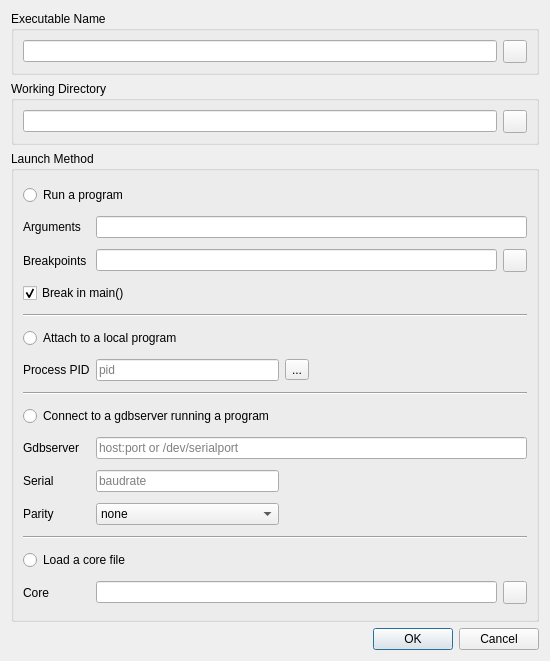
<?xml version="1.0" encoding="UTF-8"?>
<ui version="4.0">
 <class>SeerDebugDialogForm</class>
 <widget class="QDialog" name="SeerDebugDialogForm">
  <property name="geometry">
   <rect>
    <x>0</x>
    <y>0</y>
    <width>550</width>
    <height>661</height>
   </rect>
  </property>
  <property name="windowTitle">
   <string>Select Executable to Debug</string>
  </property>
  <layout class="QGridLayout" name="gridLayout_4">
   <item row="0" column="0">
    <widget class="QGroupBox" name="executableNameGroupBox">
     <property name="title">
      <string>Executable Name</string>
     </property>
     <property name="alignment">
      <set>Qt::AlignLeading|Qt::AlignLeft|Qt::AlignTop</set>
     </property>
     <property name="flat">
      <bool>false</bool>
     </property>
     <layout class="QGridLayout" name="gridLayout_2">
      <item row="0" column="0">
       <widget class="QLineEdit" name="executableNameLineEdit">
        <property name="sizePolicy">
         <sizepolicy hsizetype="Expanding" vsizetype="Fixed">
          <horstretch>0</horstretch>
          <verstretch>0</verstretch>
         </sizepolicy>
        </property>
        <property name="toolTip">
         <string>The path and name of an executable to debug.</string>
        </property>
        <property name="clearButtonEnabled">
         <bool>true</bool>
        </property>
       </widget>
      </item>
      <item row="0" column="1">
       <widget class="QToolButton" name="executableNameToolButton">
        <property name="sizePolicy">
         <sizepolicy hsizetype="Minimum" vsizetype="Fixed">
          <horstretch>0</horstretch>
          <verstretch>0</verstretch>
         </sizepolicy>
        </property>
        <property name="toolTip">
         <string>Open a dialog to select an executable.</string>
        </property>
        <property name="text">
         <string/>
        </property>
        <property name="icon">
         <iconset resource="../SeeDataStructureRc.qrc">
          <normaloff>:/resources/RelaxLightIcons/document-open.svg</normaloff>:/resources/RelaxLightIcons/document-open.svg</iconset>
        </property>
       </widget>
      </item>
     </layout>
    </widget>
   </item>
   <item row="3" column="0">
    <widget class="QDialogButtonBox" name="buttonBox">
     <property name="orientation">
      <enum>Qt::Horizontal</enum>
     </property>
     <property name="standardButtons">
      <set>QDialogButtonBox::Cancel|QDialogButtonBox::Ok</set>
     </property>
    </widget>
   </item>
   <item row="2" column="0">
    <widget class="QGroupBox" name="launchMethodGroupBox">
     <property name="sizePolicy">
      <sizepolicy hsizetype="Preferred" vsizetype="Preferred">
       <horstretch>0</horstretch>
       <verstretch>100</verstretch>
      </sizepolicy>
     </property>
     <property name="title">
      <string>Launch Method</string>
     </property>
     <layout class="QHBoxLayout" name="horizontalLayout">
      <item>
       <layout class="QGridLayout" name="launchMethodGridLayout">
        <item row="2" column="1" colspan="3">
         <widget class="QLineEdit" name="loadBreakpointsFilenameLineEdit">
          <property name="sizePolicy">
           <sizepolicy hsizetype="Expanding" vsizetype="Fixed">
            <horstretch>100</horstretch>
            <verstretch>0</verstretch>
           </sizepolicy>
          </property>
          <property name="toolTip">
           <string>A file containing previously saved breakpoints.</string>
          </property>
          <property name="clearButtonEnabled">
           <bool>true</bool>
          </property>
         </widget>
        </item>
        <item row="10" column="0">
         <widget class="QLabel" name="connectProgramSerialLabel">
          <property name="text">
           <string>Serial</string>
          </property>
         </widget>
        </item>
        <item row="10" column="3" colspan="2">
         <spacer name="horizontalSpacer_1">
          <property name="orientation">
           <enum>Qt::Horizontal</enum>
          </property>
          <property name="sizeType">
           <enum>QSizePolicy::Preferred</enum>
          </property>
          <property name="sizeHint" stdset="0">
           <size>
            <width>298</width>
            <height>22</height>
           </size>
          </property>
         </spacer>
        </item>
        <item row="6" column="0">
         <widget class="QLabel" name="attachProgramPidLabel">
          <property name="text">
           <string>Process PID</string>
          </property>
         </widget>
        </item>
        <item row="11" column="1">
         <widget class="QComboBox" name="connectProgramParityComboBox">
          <property name="toolTip">
           <string>Serial port parity setting.</string>
          </property>
          <item>
           <property name="text">
            <string>none</string>
           </property>
          </item>
          <item>
           <property name="text">
            <string>odd</string>
           </property>
          </item>
          <item>
           <property name="text">
            <string>even</string>
           </property>
          </item>
         </widget>
        </item>
        <item row="7" column="0" colspan="5">
         <widget class="Line" name="line_2">
          <property name="orientation">
           <enum>Qt::Horizontal</enum>
          </property>
         </widget>
        </item>
        <item row="9" column="0">
         <widget class="QLabel" name="connectProgramHostPortLabel">
          <property name="text">
           <string>Gdbserver</string>
          </property>
         </widget>
        </item>
        <item row="5" column="0" colspan="2">
         <widget class="QRadioButton" name="attachProgramRadioButton">
          <property name="toolTip">
           <string>Attach to an already running program.</string>
          </property>
          <property name="text">
           <string>Attach to a local program</string>
          </property>
         </widget>
        </item>
        <item row="13" column="0" colspan="2">
         <widget class="QRadioButton" name="loadCoreRadioButton">
          <property name="toolTip">
           <string>Load a core file to debug.</string>
          </property>
          <property name="text">
           <string>Load a core file</string>
          </property>
         </widget>
        </item>
        <item row="3" column="0" colspan="2">
         <widget class="QCheckBox" name="runProgramBreakInMainCheckBox">
          <property name="toolTip">
           <string>Set a breakpoint in main() before running program.</string>
          </property>
          <property name="text">
           <string>Break in main()</string>
          </property>
          <property name="checked">
           <bool>true</bool>
          </property>
          <property name="tristate">
           <bool>false</bool>
          </property>
         </widget>
        </item>
        <item row="12" column="0" colspan="5">
         <widget class="Line" name="line_3">
          <property name="orientation">
           <enum>Qt::Horizontal</enum>
          </property>
         </widget>
        </item>
        <item row="6" column="1">
         <widget class="QLineEdit" name="attachProgramPidLineEdit">
          <property name="sizePolicy">
           <sizepolicy hsizetype="Expanding" vsizetype="Fixed">
            <horstretch>100</horstretch>
            <verstretch>0</verstretch>
           </sizepolicy>
          </property>
          <property name="toolTip">
           <string>The process pid.</string>
          </property>
          <property name="inputMask">
           <string>999999</string>
          </property>
          <property name="placeholderText">
           <string>pid</string>
          </property>
          <property name="clearButtonEnabled">
           <bool>true</bool>
          </property>
         </widget>
        </item>
        <item row="1" column="0">
         <widget class="QLabel" name="runProgramArgumentsLabel">
          <property name="text">
           <string>Arguments</string>
          </property>
         </widget>
        </item>
        <item row="10" column="1">
         <widget class="QLineEdit" name="connectProgramBaudLineEdit">
          <property name="sizePolicy">
           <sizepolicy hsizetype="Expanding" vsizetype="Fixed">
            <horstretch>100</horstretch>
            <verstretch>0</verstretch>
           </sizepolicy>
          </property>
          <property name="toolTip">
           <string>Serial port baud rate.</string>
          </property>
          <property name="inputMask">
           <string>999999</string>
          </property>
          <property name="placeholderText">
           <string>baudrate</string>
          </property>
          <property name="clearButtonEnabled">
           <bool>true</bool>
          </property>
         </widget>
        </item>
        <item row="2" column="0">
         <widget class="QLabel" name="loadBreakpointsFilenameLabel">
          <property name="text">
           <string>Breakpoints</string>
          </property>
         </widget>
        </item>
        <item row="11" column="0">
         <widget class="QLabel" name="connectProgramParityLabel">
          <property name="text">
           <string>Parity</string>
          </property>
         </widget>
        </item>
        <item row="6" column="3" colspan="2">
         <spacer name="horizontalSpacer_3">
          <property name="orientation">
           <enum>Qt::Horizontal</enum>
          </property>
          <property name="sizeType">
           <enum>QSizePolicy::Preferred</enum>
          </property>
          <property name="sizeHint" stdset="0">
           <size>
            <width>298</width>
            <height>14</height>
           </size>
          </property>
         </spacer>
        </item>
        <item row="0" column="0" colspan="2">
         <widget class="QRadioButton" name="runProgramRadioButton">
          <property name="toolTip">
           <string>Run the program.</string>
          </property>
          <property name="text">
           <string>Run a program</string>
          </property>
         </widget>
        </item>
        <item row="6" column="2">
         <widget class="QToolButton" name="attachProgramPidToolButton">
          <property name="toolTip">
           <string>Open a dialog to select a pid on the local system.</string>
          </property>
          <property name="text">
           <string>...</string>
          </property>
         </widget>
        </item>
        <item row="14" column="0">
         <widget class="QLabel" name="loadCoreFilenameLabel">
          <property name="text">
           <string>Core</string>
          </property>
         </widget>
        </item>
        <item row="8" column="0" colspan="2">
         <widget class="QRadioButton" name="connectProgramRadioButton">
          <property name="toolTip">
           <string>Connect to an already running program started with gdbserver.</string>
          </property>
          <property name="text">
           <string>Connect to a gdbserver running a program</string>
          </property>
         </widget>
        </item>
        <item row="2" column="4">
         <widget class="QToolButton" name="loadBreakpointsFilenameToolButton">
          <property name="toolTip">
           <string>Open a dialog to select a breakpoints file.</string>
          </property>
          <property name="text">
           <string/>
          </property>
          <property name="icon">
           <iconset resource="../SeeDataStructureRc.qrc">
            <normaloff>:/resources/RelaxLightIcons/document-open.svg</normaloff>:/resources/RelaxLightIcons/document-open.svg</iconset>
          </property>
         </widget>
        </item>
        <item row="9" column="1" colspan="4">
         <widget class="QLineEdit" name="connectProgramHostPortLineEdit">
          <property name="sizePolicy">
           <sizepolicy hsizetype="Expanding" vsizetype="Fixed">
            <horstretch>100</horstretch>
            <verstretch>0</verstretch>
           </sizepolicy>
          </property>
          <property name="toolTip">
           <string>How to access the remote gdbserver.</string>
          </property>
          <property name="text">
           <string/>
          </property>
          <property name="placeholderText">
           <string>host:port or /dev/serialport</string>
          </property>
          <property name="clearButtonEnabled">
           <bool>true</bool>
          </property>
         </widget>
        </item>
        <item row="4" column="0" colspan="5">
         <widget class="Line" name="line_1">
          <property name="orientation">
           <enum>Qt::Horizontal</enum>
          </property>
         </widget>
        </item>
        <item row="1" column="1" colspan="4">
         <widget class="QLineEdit" name="runProgramArgumentsLineEdit">
          <property name="sizePolicy">
           <sizepolicy hsizetype="Expanding" vsizetype="Fixed">
            <horstretch>100</horstretch>
            <verstretch>0</verstretch>
           </sizepolicy>
          </property>
          <property name="toolTip">
           <string>The arguments to pass to the program.</string>
          </property>
          <property name="clearButtonEnabled">
           <bool>true</bool>
          </property>
         </widget>
        </item>
        <item row="14" column="1" colspan="3">
         <widget class="QLineEdit" name="loadCoreFilenameLineEdit">
          <property name="sizePolicy">
           <sizepolicy hsizetype="Expanding" vsizetype="Fixed">
            <horstretch>100</horstretch>
            <verstretch>0</verstretch>
           </sizepolicy>
          </property>
          <property name="toolTip">
           <string>The path and name of a core file.</string>
          </property>
          <property name="clearButtonEnabled">
           <bool>true</bool>
          </property>
         </widget>
        </item>
        <item row="14" column="4">
         <widget class="QToolButton" name="loadCoreFilenameToolButton">
          <property name="toolTip">
           <string>Open a dialog to select a core file.</string>
          </property>
          <property name="text">
           <string/>
          </property>
          <property name="icon">
           <iconset resource="../SeeDataStructureRc.qrc">
            <normaloff>:/resources/RelaxLightIcons/document-open.svg</normaloff>:/resources/RelaxLightIcons/document-open.svg</iconset>
          </property>
         </widget>
        </item>
        <item row="11" column="3" colspan="2">
         <spacer name="horizontalSpacer_2">
          <property name="orientation">
           <enum>Qt::Horizontal</enum>
          </property>
          <property name="sizeType">
           <enum>QSizePolicy::Preferred</enum>
          </property>
          <property name="sizeHint" stdset="0">
           <size>
            <width>298</width>
            <height>19</height>
           </size>
          </property>
         </spacer>
        </item>
       </layout>
      </item>
     </layout>
    </widget>
   </item>
   <item row="1" column="0">
    <widget class="QGroupBox" name="executableWorkingDirectoryGroupBox">
     <property name="toolTip">
      <string/>
     </property>
     <property name="title">
      <string>Working Directory</string>
     </property>
     <property name="alignment">
      <set>Qt::AlignLeading|Qt::AlignLeft|Qt::AlignTop</set>
     </property>
     <layout class="QGridLayout" name="gridLayout">
      <item row="0" column="1">
       <widget class="QToolButton" name="executableWorkingDirectoryToolButton">
        <property name="toolTip">
         <string>Open a dialog to select a path.</string>
        </property>
        <property name="text">
         <string/>
        </property>
        <property name="icon">
         <iconset resource="../SeeDataStructureRc.qrc">
          <normaloff>:/resources/RelaxLightIcons/document-open.svg</normaloff>:/resources/RelaxLightIcons/document-open.svg</iconset>
        </property>
       </widget>
      </item>
      <item row="0" column="0">
       <widget class="QLineEdit" name="executableWorkingDirectoryLineEdit">
        <property name="toolTip">
         <string>The working directory path to tell GDB.</string>
        </property>
        <property name="clearButtonEnabled">
         <bool>true</bool>
        </property>
       </widget>
      </item>
     </layout>
    </widget>
   </item>
  </layout>
  <zorder>launchMethodGroupBox</zorder>
  <zorder>executableNameGroupBox</zorder>
  <zorder>executableWorkingDirectoryGroupBox</zorder>
  <zorder>buttonBox</zorder>
 </widget>
 <resources>
  <include location="../SeeDataStructureRc.qrc"/>
 </resources>
 <connections>
  <connection>
   <sender>buttonBox</sender>
   <signal>accepted()</signal>
   <receiver>SeerDebugDialogForm</receiver>
   <slot>accept()</slot>
   <hints>
    <hint type="sourcelabel">
     <x>248</x>
     <y>254</y>
    </hint>
    <hint type="destinationlabel">
     <x>157</x>
     <y>274</y>
    </hint>
   </hints>
  </connection>
  <connection>
   <sender>buttonBox</sender>
   <signal>rejected()</signal>
   <receiver>SeerDebugDialogForm</receiver>
   <slot>reject()</slot>
   <hints>
    <hint type="sourcelabel">
     <x>316</x>
     <y>260</y>
    </hint>
    <hint type="destinationlabel">
     <x>286</x>
     <y>274</y>
    </hint>
   </hints>
  </connection>
 </connections>
</ui>
